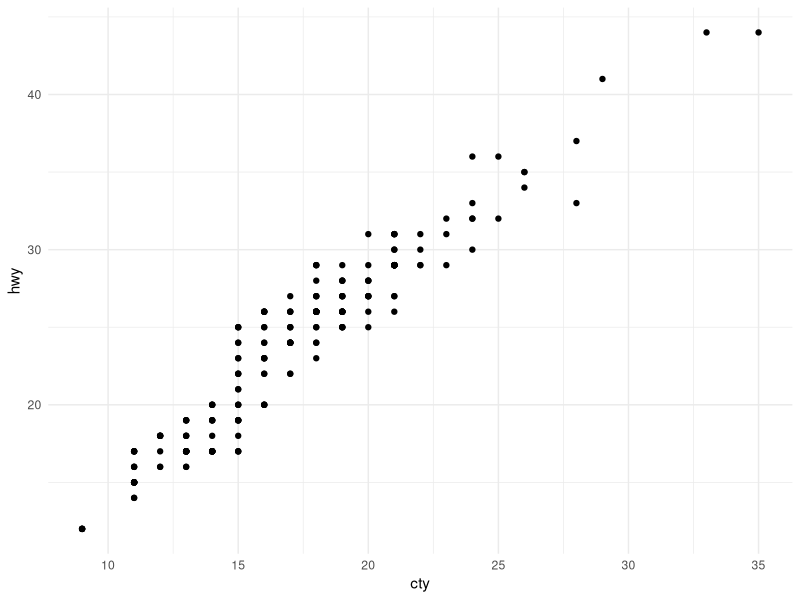
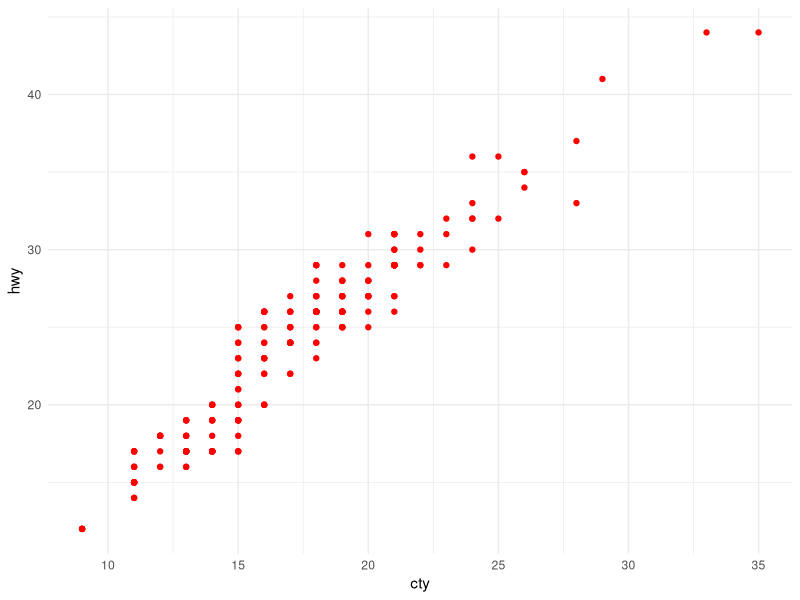
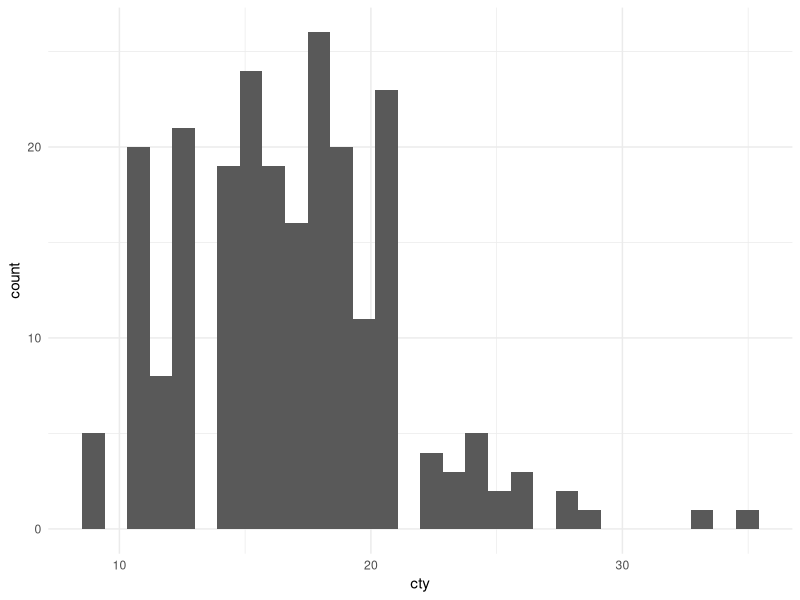
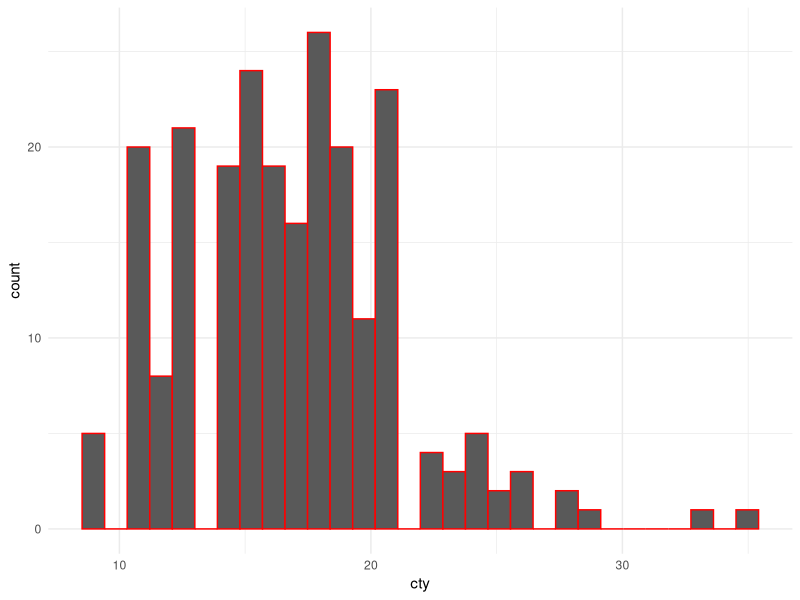
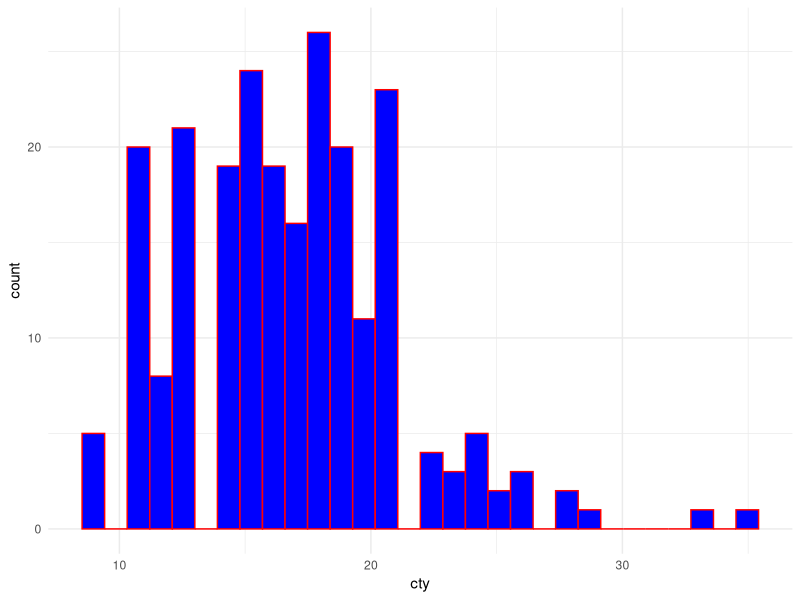
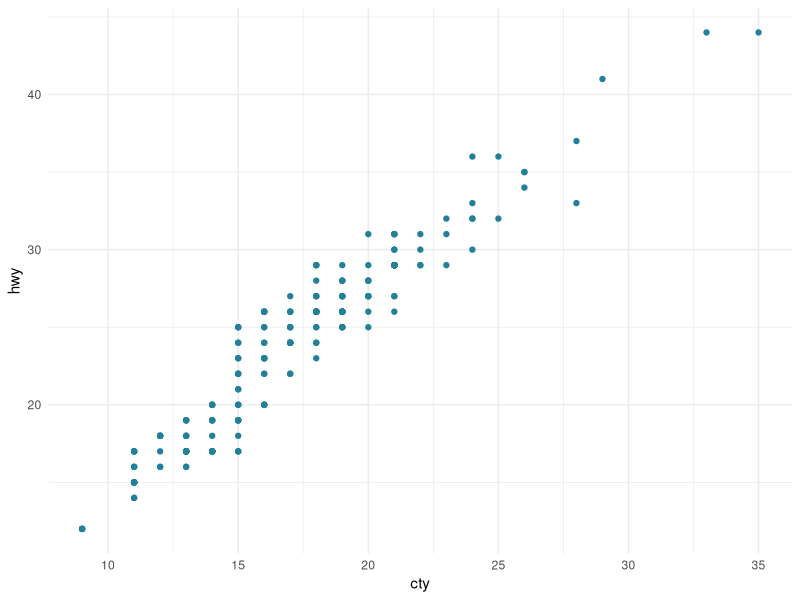

These figures' R source, in order:
setwd("/Users/htetphyoaung/TrainR")
rm(list=ls())

library(tidyverse)
view(mpg)

theme_set(theme_minimal())


mpg %>% 
  ggplot(aes(cty,hwy))+
  geom_point()

mpg %>% 
  ggplot(aes(cty,hwy))+
  geom_point(colour= "red")

#all colours supported by R

colours() #there are 657 colours available


#colour vs fill arguments

mpg %>% 
  ggplot(aes(cty))+
  geom_histogram()

mpg %>% 
  ggplot(aes(cty))+
  geom_histogram(colour= "red")


mpg %>% 
  ggplot(aes(cty))+
  geom_histogram(colour= "red",
                 fill= "blue")


# otherwise go to google search "colour picker" and pick a colour you like 
# copy the code for colour you pick and paste at the colour code needed in R


mpg %>% 
  ggplot(aes(cty,hwy))+
  geom_point(colour= "#228199")
